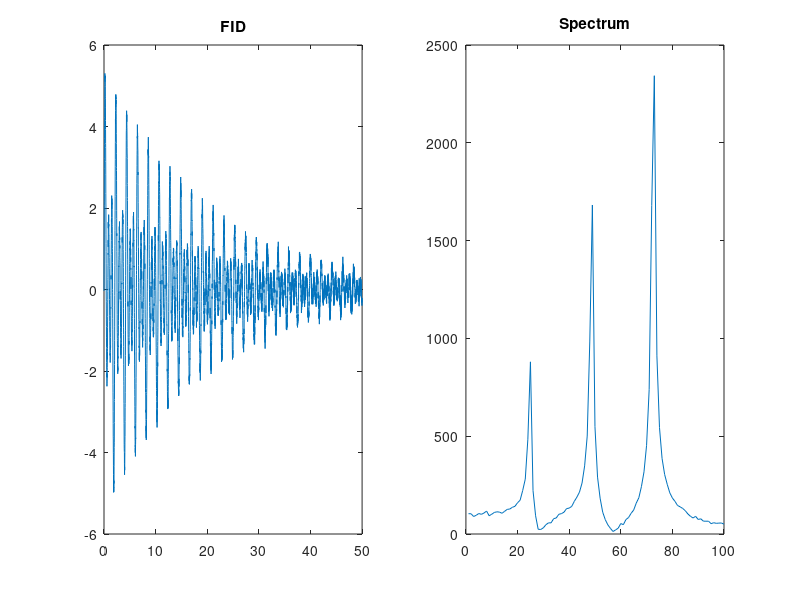

MATLAB code for this plot:
%% This is a demo code for the MRI part of the course HKU DRAD6213
% To demonstrate the Fourier transform of a free induction decay (FID) to an NMR spectrum.
% To be note: The data is a synthesized data not a real NMR data.
% Author: Dr. Jianpan Huang, Email: jianpanhuang@outlook.com, 20250220
clear all, close all, clc;

%% Set parameters
w1 = 3; % frequency of a group 1
w2 = 6; % frequency of a group 2
w3 = 9; % frequency of a group 3
t = 0:0.01:50; % time, in ms
t2 = 20; % T2 relaxation, in ms

%% Simulate FID signal
fid1 = 1*sin(w1*t).*exp(-t/t2);
fid2 = 2*sin(w2*t).*exp(-t/t2);
fid3 = 3*sin(w3*t).*exp(-t/t2);
fid = fid1 + fid2 + fid3 + 0.1*randn(size(t)); % sum of signal with noise

%% Fourier transform of FID
spec = fftshift(fft(fid));

%% Visualize the results
figure, 
subplot(1,2,1), plot(t, fid);
title("FID");
subplot(1,2,2), plot(abs(spec(round(length(fid)/2):length(fid)/2+100)));
title("Spectrum");
